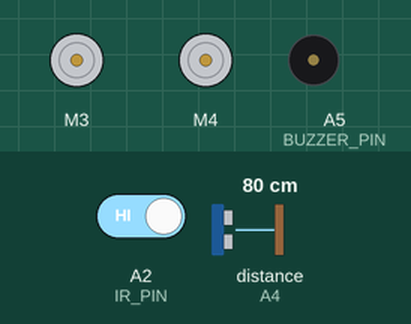
The sketch below on a simulated Arduino Uno, built with avr-gcc and run on an emulated ATmega328P. On the bench: 2 × DC motor (green arrow = forward, orange = backward, longer = faster), buzzer (waves = sounding, pin HIGH). The test bench sets the inputs (shaded band); at power-on: A2 (IR_PIN) HIGH, distance to the obstacle (sensor on A4) 80 cm. The echo pulse lasts 58.3 µs per cm; pins used as bus, display or sensor lines are not drawn.

Above: at 1.2 s.
1.3 s: A2 (IR_PIN) driven LOW
At 2.1 s:
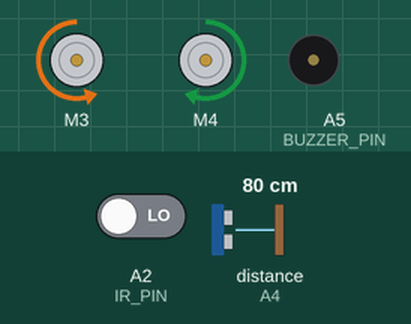
2.9 s: distance to the obstacle (sensor on A4) set to 56 cm
4.4 s: distance to the obstacle (sensor on A4) set to 48 cm
At 4.8 s:
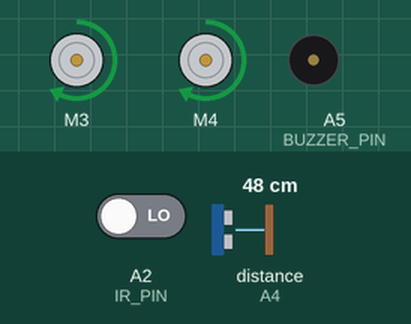
5.9 s: distance to the obstacle (sensor on A4) set to 7 cm
7.4 s: distance to the obstacle (sensor on A4) set to 4 cm
At 8.3 s:
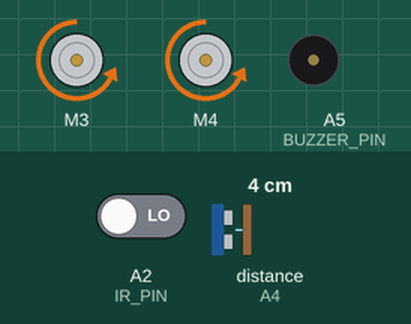
10.4 s: distance to the obstacle (sensor on A4) set to 9 cm
At 11.5 s:
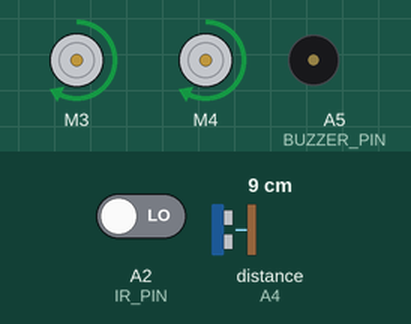
Timing chart, 0 to 12.9 s (numbered marks = the images above; inputs shaded):
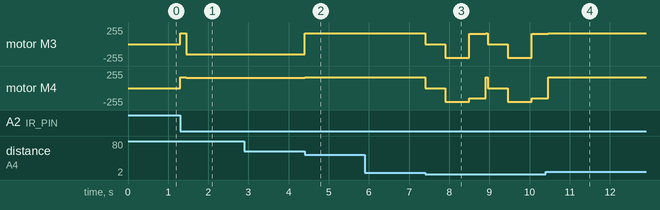

Measured:
- the behaviour switches between 51 and 50 cm on distance to the obstacle (sensor on A4) (found by bisection; images 1 and 2)
- the behaviour switches between 6 and 5 cm on distance to the obstacle (sensor on A4) (found by bisection; images 2 and 3)
- after the input at 1.3 s, motor M3: stopped → forward 165/255 at once, → backward 153/255 0.16 s later; motor M4: stopped → forward 165/255 at once, → forward 153/255 0.16 s later
- after the input at 2.9 s, every drawn part: stays the same
- after the input at 4.4 s, motor M3: backward 153/255 → forward 165/255 at once; motor M4: forward 153/255 → forward 165/255 at once
- after the input at 5.9 s, every drawn part: stays the same
- after the input at 7.4 s, motor M3: forward 165/255 → stopped at once, → backward 204/255 0.50 s later, → forward 153/255 0.60 s later, → stopped 0.40 s later, … (6 changes in this stretch); motor M4: forward 165/255 → stopped at once, → backward 204/255 0.50 s later, → backward 153/255 0.60 s later, → stopped 0.40 s later, … (6 changes in this stretch)
- after the input at 10.4 s, motor M3, motor M4: goes on until 10.5 s, then stays forward 165/255

The sketch:

Carrinho.ino
```cpp
/**
 *  Project: Autonomous Robot Car (ZFM-05)
 *  Class: Sensors and Actuators
 *  Eletronics Engineering - UTFPR
 *
 *  Students:
 *     Danilo Campana Fuchs
 *     Francisco Shigueo Miamoto
 *     João Pedro Zanlorensi Cardoso
 */

#include "Bluetooth.h"
#include "Buzzer.h"
#include "IR.h"
#include "Motor.h"
#include "RFID.h"
#include "Ultrasonic.h"

#define LEFT_MOTOR_NUMBER 4
#define RIGHT_MOTOR_NUMBER 3
#define LEFT_MULTIPLIER 1
#define RIGHT_MULTIPLIER 1

#define IR_PIN A2

#define BLUETOOTH_RX A0
#define BLUETOOTH_TX A1

#define TRIG_PIN A3
#define ECHO_PIN A4

#define RFID_RST_PIN 9
#define RFID_SS_PIN 10

#define BUZZER_PIN A5

#define MODE_MANUAL 0
#define MODE_AUTONOMOUS 1

#define STEP_NULL 0
#define STEP_INITIAL_BURST 1
#define STEP_SEARCH_TARGET 2
#define STEP_GOTO_TARGET 3
#define STEP_READ_RFID 4
#define STEP_RETRY_RFID_BACKWARDS 5
#define STEP_RETRY_RFID_SWIVEL 6
#define STEP_LEAVE_ZONE 7

#define TURNING_RIGHT -1
#define TURNING_LEFT 1

#define MANUAL_SPEED 100
#define MANUAL_TURNING_SPEED 90

#define AUTO_SPEED 65
#define AUTO_BACKWARDS_SPEED -80
#define AUTO_TURNING_SPEED 60

#define FAR_DISTANCE_THRESHOLD 50
#define CLOSE_DISTANCE_THRESHOLD 5.5
#define RFID_READ_TIMEOUT 500
#define RFID_BACKWARDS_DURATION 600
#define RFID_SWIVEL_DURATION 400
#define INITIAL_BURST_DURATION 150
#define GOTO_TARGET_BURST_DURATION 50
#define MAX_RETRY_COUNT 5

short mode = MODE_MANUAL;

typedef struct {
  short step;
  unsigned long timeRef;
  short searchDirection;
  short retryCount;
} AutonomousState;

AutonomousState autonomousState;

short initialSpeed = 0, initialDirection = 0;

Motor motor(LEFT_MOTOR_NUMBER, RIGHT_MOTOR_NUMBER, LEFT_MULTIPLIER,
            RIGHT_MULTIPLIER);
Bluetooth bluetooth(BLUETOOTH_RX, BLUETOOTH_TX);
IR ir(IR_PIN);
Ultrasonic ultrasonic(TRIG_PIN, ECHO_PIN);
RFID rfid(RFID_SS_PIN, RFID_RST_PIN);
Buzzer buzzer(BUZZER_PIN);

void setup() {
  Serial.begin(9600);
  bluetooth.begin(9600);
  rfid.begin();
  motor.setMovement(initialSpeed, initialDirection);

  autonomousState.step = STEP_NULL;
  autonomousState.timeRef = millis();
  autonomousState.searchDirection = TURNING_LEFT;
  autonomousState.retryCount = 0;
}

void loop() {
  if (ir.didReadingChange()) {
    if (ir.isBlack()) {
      mode = MODE_AUTONOMOUS;
      autonomousState.step = STEP_INITIAL_BURST;
      autonomousState.timeRef = millis();
    } else {
      mode = MODE_MANUAL;
      motor.setMovement(0, 0);
      autonomousState.step = STEP_NULL;
    }
  }
  if (mode == MODE_MANUAL) {
    autonomousState.searchDirection =
        remoteControl(autonomousState.searchDirection);
  } else if (mode == MODE_AUTONOMOUS) {
    autonomousState = autonomousControl(autonomousState);
  }
}

short remoteControl(short currentDirection) {
  String inputString = bluetooth.read();

  if (inputString == "F") {
    // Go forward
    motor.setMovement(MANUAL_SPEED, 0);
  } else if (inputString == "B") {
    // Go backwards
    motor.setMovement(-MANUAL_SPEED, 0);
  } else if (inputString == "L") {
    // Spin left
    motor.setMovement(0, MANUAL_TURNING_SPEED);
  } else if (inputString == "R") {
    // Spin right
    motor.setMovement(0, -MANUAL_TURNING_SPEED);
  } else if (inputString == "G") {
    // Forward and left
    motor.setMovement(MANUAL_SPEED, MANUAL_TURNING_SPEED);
  } else if (inputString == "I") {
    // Forward and right
    motor.setMovement(MANUAL_SPEED, -MANUAL_TURNING_SPEED);
  } else if (inputString == "H") {
    // Backwards and left
    motor.setMovement(-MANUAL_SPEED, MANUAL_TURNING_SPEED);
  } else if (inputString == "J") {
    // Backwards and right
    motor.setMovement(-MANUAL_SPEED, -MANUAL_TURNING_SPEED);
  } else if (inputString == "S") {
    // Stop
    motor.setMovement(0, 0);
  } else if (inputString == "V") {
    // Honk
    buzzer.buzz(NOTE_A4, 500);
  } else if (inputString == "W") {
    // Search right first
    buzzer.buzz(NOTE_B5, 150);
    return TURNING_RIGHT;
  } else if (inputString == "w") {
    // Search left first
    buzzer.buzz(NOTE_E6, 150);
    return TURNING_LEFT;
  }

  return currentDirection;
}

/**
 * Receives the current step, runs the necessary action
 * and returns the next desired step
 */
AutonomousState autonomousControl(AutonomousState state) {
  short currentStep = state.step;
  unsigned long timeRef = state.timeRef;
  short searchDirection = state.searchDirection;
  short retryCount = state.retryCount;

  short nextStep = STEP_NULL;
  unsigned long nextTimeRef = timeRef;
  short nextSearchDirection = searchDirection;
  short nextRetryCount = retryCount;

  if (currentStep == STEP_NULL) {
    // Woops
    nextStep = STEP_NULL;
  }
  if (currentStep == STEP_INITIAL_BURST) {
    if (millis() - timeRef > INITIAL_BURST_DURATION) {
      nextStep = STEP_SEARCH_TARGET;
    } else {
      motor.setMovement(AUTO_SPEED, 0);
      nextStep = STEP_INITIAL_BURST;
    }
  }
  if (currentStep == STEP_SEARCH_TARGET) {
    float distance = ultrasonic.getDistance();
    if (distance > FAR_DISTANCE_THRESHOLD) {
      // Nothing on sight
      motor.setMovement(0, searchDirection * AUTO_TURNING_SPEED);
      nextStep = STEP_SEARCH_TARGET;
    } else {
      // Look! Straight ahead!
      motor.brake();
      nextStep = STEP_GOTO_TARGET;
      nextTimeRef = millis();
    }
  }
  if (currentStep == STEP_GOTO_TARGET) {
    if (millis() - timeRef > GOTO_TARGET_BURST_DURATION) {
      float distance = ultrasonic.getDistance();
      if (distance < CLOSE_DISTANCE_THRESHOLD) {
        // Found target! Yaaay!!
        motor.brake();
        nextStep = STEP_READ_RFID;
        nextTimeRef = millis();
      } else if (distance > FAR_DISTANCE_THRESHOLD) {
        // Lost target :(
        motor.brake();
        nextStep = STEP_SEARCH_TARGET;
      } else {
        // On my way!
        motor.setMovement(AUTO_SPEED, 0);
        nextStep = STEP_GOTO_TARGET;
      }
    } else {
      motor.setMovement(AUTO_SPEED, 0);
      nextStep = STEP_GOTO_TARGET;
    }
  }
  if (currentStep == STEP_READ_RFID) {
    String tagUID = rfid.readUIDFromTag();
    bool successfulReading = tagUID != "";
    if (successfulReading) {
      buzzer.sing(THEME_VICTORY);
      nextStep = STEP_LEAVE_ZONE;
    } else {
      if ((millis() - timeRef) > RFID_READ_TIMEOUT) {
        if (retryCount < MAX_RETRY_COUNT) {
          nextStep = STEP_RETRY_RFID_BACKWARDS;
          nextRetryCount = retryCount + 1;
          nextTimeRef = millis();
        } else {
          nextStep = STEP_LEAVE_ZONE;
          nextRetryCount = 0;
        }
      } else {
        nextStep = STEP_READ_RFID;
      }
    }
  }
  if (currentStep == STEP_RETRY_RFID_BACKWARDS) {
    if ((millis() - timeRef) < RFID_BACKWARDS_DURATION) {
      motor.setMovement(AUTO_BACKWARDS_SPEED, 0);
      nextStep = STEP_RETRY_RFID_BACKWARDS;
    } else {
      nextStep = STEP_RETRY_RFID_SWIVEL;
      nextTimeRef = millis();
    }
  }
  if (currentStep == STEP_RETRY_RFID_SWIVEL) {
    if ((millis() - timeRef) < RFID_SWIVEL_DURATION) {
      motor.setMovement(0, -searchDirection * AUTO_TURNING_SPEED);
      nextStep = STEP_RETRY_RFID_SWIVEL;
    } else {
      nextStep = STEP_SEARCH_TARGET;
    }
  }
  if (currentStep == STEP_LEAVE_ZONE) {
    // Just keep rolling back
    motor.setMovement(AUTO_BACKWARDS_SPEED, 0);
    nextStep = STEP_LEAVE_ZONE;
  }

  return (AutonomousState){.step = nextStep,
                           .timeRef = nextTimeRef,
                           .searchDirection = nextSearchDirection,
                           .retryCount = nextRetryCount};
}
```

Bluetooth.cpp
```cpp
#include "Bluetooth.h"

Bluetooth::Bluetooth(short rxPin, short txPin) : BTSerial(rxPin, txPin) {}

void Bluetooth::begin(int baudRate) { BTSerial.begin(baudRate); }

String Bluetooth::read() {
  String inputString = "";
  char inChar = "";
  if (BTSerial.available()) {
    while (BTSerial.available()) {
      inChar = (char)BTSerial.read(); // read the input
      inputString += inChar; // make a string of the characters coming on serial
    }
    while (BTSerial.available() > 0) {
      BTSerial.read(); // clear the buffer
    }
  }
  return inputString;
}

String Bluetooth::readJoystick(short *returnValues) {
  char incomingChar = "";
  char firstChar = "";
  String messageString = "";

  if (BTSerial.available()) {
    delay(2);
    firstChar = (char)BTSerial.read();
    if (firstChar == START_TX) {
      while (BTSerial.available()) {
        delay(1);
        incomingChar = BTSerial.read();
        // Greater than 127 means a communication error
        if (incomingChar == END_TX || incomingChar > 127)
          break;
        messageString += (char)incomingChar;
      }
      while (BTSerial.available() > 0) {
        BTSerial.read(); // clear the buffer
      }
    } else
      return;
  }

  if (messageString.length() == 6) {
    short x = messageString.substring(0, 3).toInt() - 200;
    short y = messageString.substring(4, 6).toInt() - 200;

    returnValues[0] = x;
    returnValues[1] = y;
  }

  return messageString;
}
```

Bluetooth.h
```cpp
#pragma once
#include <Arduino.h>
#include <SoftwareSerial.h>

#define START_TX 0x02
#define END_TX 0x03

class Bluetooth {
  SoftwareSerial BTSerial;

public:
  Bluetooth(short rxPin, short txPin);
  String read();
  String readJoystick(short *returnValues);
  void begin(int baudRate);
};
```

Buzzer.cpp
```cpp
#include "Buzzer.h"

const int Buzzer::victorySongMelody[] = {
    NOTE_C4, NOTE_C5, NOTE_A3, NOTE_A4, NOTE_AS3, NOTE_AS4, 0, 0,
};
const int Buzzer::victorySongTempo[] = {
    12, 12, 12, 12, 12, 12, 6, 6,
};

Buzzer::Buzzer(short int outputPin) {
  this->melodyPin = outputPin;
  pinMode(outputPin, OUTPUT);
}

void Buzzer::sing(int song) {
  // iterate over the notes of the melody:
  if (song == THEME_VICTORY) {
    int size = sizeof(victorySongMelody) / sizeof(int);
    for (int thisNote = 0; thisNote < size; thisNote++) {

      // to calculate the note duration, take one second
      // divided by the note type.
      // e.g. quarter note = 1000 / 4, eighth note = 1000/8, etc.
      int noteDuration = 1000 / victorySongTempo[thisNote];

      buzz(victorySongMelody[thisNote], noteDuration);

      // to distinguish the notes, set a minimum time between them.
      // the note's duration + 30% seems to work well:
      int pauseBetweenNotes = noteDuration * 1.30;
      delay(pauseBetweenNotes);

      // stop the tone playing:
      buzz(0, noteDuration);
    }
  }
}

void Buzzer::buzz(long frequency, long length) {
  long delayValue =
      1000000 / frequency / 2; // calculate the delay value between transitions
  //// 1 second's worth of microseconds, divided by the frequency, then split in
  /// half since / there are two phases to each cycle
  long numCycles = frequency * length /
                   1000; // calculate the number of cycles for proper timing
  //// multiply frequency, which is really cycles per second, by the number of
  /// seconds to / get the total number of cycles to produce
  for (long i = 0; i < numCycles; i++) { // for the calculated length of time...
    digitalWrite(melodyPin,
                 HIGH); // write the buzzer pin high to push out the diaphram
    delayMicroseconds(delayValue); // wait for the calculated delay value
    digitalWrite(melodyPin,
                 LOW); // write the buzzer pin low to pull back the diaphram
    delayMicroseconds(delayValue); // wait again or the calculated delay value
  }
}
```

Buzzer.h
```cpp
/*
 *  Credits to: "Arduino Mario Bros Tunes With Piezo Buzzer and PWM by ARDUTECH"
 *  Link:
 * <https://www.hackster.io/techarea98/super-mario-theme-song-with-piezo-buzzer-and-arduino-2cc461>
 *
 */

#pragma once

#include <Arduino.h>

#define NOTE_B0 31
#define NOTE_C1 33
#define NOTE_CS1 35
#define NOTE_D1 37
#define NOTE_DS1 39
#define NOTE_E1 41
#define NOTE_F1 44
#define NOTE_FS1 46
#define NOTE_G1 49
#define NOTE_GS1 52
#define NOTE_A1 55
#define NOTE_AS1 58
#define NOTE_B1 62
#define NOTE_C2 65
#define NOTE_CS2 69
#define NOTE_D2 73
#define NOTE_DS2 78
#define NOTE_E2 82
#define NOTE_F2 87
#define NOTE_FS2 93
#define NOTE_G2 98
#define NOTE_GS2 104
#define NOTE_A2 110
#define NOTE_AS2 117
#define NOTE_B2 123
#define NOTE_C3 131
#define NOTE_CS3 139
#define NOTE_D3 147
#define NOTE_DS3 156
#define NOTE_E3 165
#define NOTE_F3 175
#define NOTE_FS3 185
#define NOTE_G3 196
#define NOTE_GS3 208
#define NOTE_A3 220
#define NOTE_AS3 233
#define NOTE_B3 247
#define NOTE_C4 262
#define NOTE_CS4 277
#define NOTE_D4 294
#define NOTE_DS4 311
#define NOTE_E4 330
#define NOTE_F4 349
#define NOTE_FS4 370
#define NOTE_G4 392
#define NOTE_GS4 415
#define NOTE_A4 440
#define NOTE_AS4 466
#define NOTE_B4 494
#define NOTE_C5 523
#define NOTE_CS5 554
#define NOTE_D5 587
#define NOTE_DS5 622
#define NOTE_E5 659
#define NOTE_F5 698
#define NOTE_FS5 740
#define NOTE_G5 784
#define NOTE_GS5 831
#define NOTE_A5 880
#define NOTE_AS5 932
#define NOTE_B5 988
#define NOTE_C6 1047
#define NOTE_CS6 1109
#define NOTE_D6 1175
#define NOTE_DS6 1245
#define NOTE_E6 1319
#define NOTE_F6 1397
#define NOTE_FS6 1480
#define NOTE_G6 1568
#define NOTE_GS6 1661
#define NOTE_A6 1760
#define NOTE_AS6 1865
#define NOTE_B6 1976
#define NOTE_C7 2093
#define NOTE_CS7 2217
#define NOTE_D7 2349
#define NOTE_DS7 2489
#define NOTE_E7 2637
#define NOTE_F7 2794
#define NOTE_FS7 2960
#define NOTE_G7 3136
#define NOTE_GS7 3322
#define NOTE_A7 3520
#define NOTE_AS7 3729
#define NOTE_B7 3951
#define NOTE_C8 4186
#define NOTE_CS8 4435
#define NOTE_D8 4699
#define NOTE_DS8 4978

#define THEME_VICTORY 1

class Buzzer {
  short int melodyPin;
  static const int victorySongMelody[];
  static const int victorySongTempo[];

public:
  Buzzer(short int melodyPin);
  void sing(int song);
  void buzz(long frequency, long length);
};
```

IR.cpp
```cpp
#include "IR.h"
#include "Arduino.h"

IR::IR(short pin) {
  this->pin = pin;
  pinMode(pin, INPUT);
  lastReading = (bool)digitalRead(pin);
}

bool IR::isBlack() {
  // Active in zero;
  lastReading = (bool)digitalRead(pin);
  return !lastReading;
}

bool IR::isWhite() {
  lastReading = (bool)digitalRead(pin);
  return lastReading;
}

bool IR::didReadingChange() {
  bool currentReading = (bool)digitalRead(pin);
  bool hasReadingChanged = currentReading != lastReading;
  lastReading = currentReading;
  return hasReadingChanged;
}
```

IR.h
```cpp
#pragma once

class IR {
  short int pin;
  bool lastReading;

public:
  IR(short int pin);
  bool isBlack();
  bool isWhite();
  bool didReadingChange();
};
```

Motor.cpp
```cpp
#include "Motor.h"

#define abs(x) ((x) > 0 ? (x) : -(x))

float map(float x, float in_min, float in_max, float out_min, float out_max) {
  return (x - in_min) * (out_max - out_min) / (in_max - in_min) + out_min;
}

Motor::Motor(short leftMotorNumber, short rightMotorNumber)
    : leftMotor(leftMotorNumber), rightMotor(rightMotorNumber) {}

Motor::Motor(short leftMotorNumber, short rightMotorNumber,
             float leftMultiplier, float rightMultiplier)
    : leftMotor(leftMotorNumber), rightMotor(rightMotorNumber),
      leftMultiplier(leftMultiplier), rightMultiplier(rightMultiplier) {}

/**
 * @param speed - short from -100 to 100
 * @param direction -  short from -100 to 100
 * If passed speed 0 and direction 0, will RELEASE motor, not brake it.
 */
void Motor::setMovement(short speed, short direction) //
{
  float x = direction;
  float y = speed;

  // TODO: search for the link
  float v = (100 - abs(x)) * (y / 100) + y; // 140
  float w = (100 - abs(y)) * (x / 100) + x; // 0

  float leftPercentage = (v + w) / 2;  // 70
  float rightPercentage = (v - w) / 2; // 70

  // maps each value on the motor's scale
  int16_t left =
      (int16_t)(leftMultiplier * map(leftPercentage, -100, 100, -255, 255));
  int16_t right =
      (int16_t)(rightMultiplier * map(rightPercentage, -100, 100, -255, 255));

  // sets the motors' direction
  if (right > 0) {
    rightMotor.run(FORWARD);
  } else {
    rightMotor.run(BACKWARD);
  }
  if (left > 0) {
    leftMotor.run(FORWARD);
  } else {
    leftMotor.run(BACKWARD);
  }

  currentSpeed = speed;
  currentDirection = direction;

  rightMotor.setSpeed(abs(right));
  leftMotor.setSpeed(abs(left));
}

/**
 * Will brake the motor making sure it stays in position
 */
void Motor::brake() {
  rightMotor.run(BRAKE);
  leftMotor.run(BRAKE);
  rightMotor.setSpeed(0);
  leftMotor.setSpeed(0);

  currentSpeed = 0;
  currentDirection = 0;
}
```

Motor.h
```cpp
#pragma once
#include <AFMotor.h>

class Motor {
  AF_DCMotor rightMotor;
  AF_DCMotor leftMotor;
  short currentSpeed;
  short currentDirection;
  float leftMultiplier;
  float rightMultiplier;

public:
  Motor(short leftMotorNumber, short rightMotorNumber);
  Motor(short leftMotorNumber, short rightMotorNumber, float leftMultiplier,
        float rightMultiplier);
  void setMovement(short speed, short direction);
  void brake();
  short getCurrentSpeed() { return currentSpeed; }
  short getCurrentDirection() { return currentDirection; };
};
```

RFID.cpp
```cpp
#include "RFID.h"

RFID::RFID(short ssPin, short rstPin) : mfrc522(ssPin, rstPin) {}

void RFID::begin() {
  SPI.begin();
  mfrc522.PCD_Init();
  delay(5);
}

String RFID::readUIDFromTag() {
  if (!mfrc522.PICC_IsNewCardPresent())
    return "";

  if (!mfrc522.PICC_ReadCardSerial())
    return "";

  String uidString = "";

  for (byte i = 0; i < mfrc522.uid.size; i++) {
    uidString.concat(String(mfrc522.uid.uidByte[i] < 0x10 ? " 0" : " "));
    uidString.concat(String(mfrc522.uid.uidByte[i], HEX));
  }

  return uidString;
}

void RFID::dumpDataToSerial() {
  if (!mfrc522.PICC_IsNewCardPresent())
    return;

  if (!mfrc522.PICC_ReadCardSerial())
    return;

  mfrc522.PICC_DumpToSerial(&(mfrc522.uid));
}
```

RFID.h
```cpp
#pragma once
#include <MFRC522.h>
#include <SPI.h>

class RFID {
  MFRC522 mfrc522;

public:
  RFID(short ssPin, short rstPin);
  void begin();
  void dumpDataToSerial();
  String readUIDFromTag();
};
```

Ultrasonic.cpp
```cpp
#include "Ultrasonic.h"
#include "Arduino.h"

Ultrasonic::Ultrasonic(short trigPin, short echoPin)
    : trigPin(trigPin), echoPin(echoPin) {
  pinMode(trigPin, OUTPUT);
  pinMode(echoPin, INPUT);
}

float Ultrasonic::getDistance() {
  // Clear sensor
  digitalWrite(trigPin, LOW);
  delayMicroseconds(5);

  // Triggers the sensor
  digitalWrite(trigPin, HIGH);
  delayMicroseconds(10);
  digitalWrite(trigPin, LOW);

  float travelDuration = pulseIn(echoPin, HIGH);
  return travelDuration * 0.0343 / 2;
}

float Ultrasonic::getAveragedDistance(short numOfSamples) {
  float accumulator = 0;
  for (short i = 0; i < numOfSamples; i++) {
    accumulator += getDistance();
  }

  return accumulator / numOfSamples;
}
```

Source omitted: Ultrasonic.h (186 bytes)
